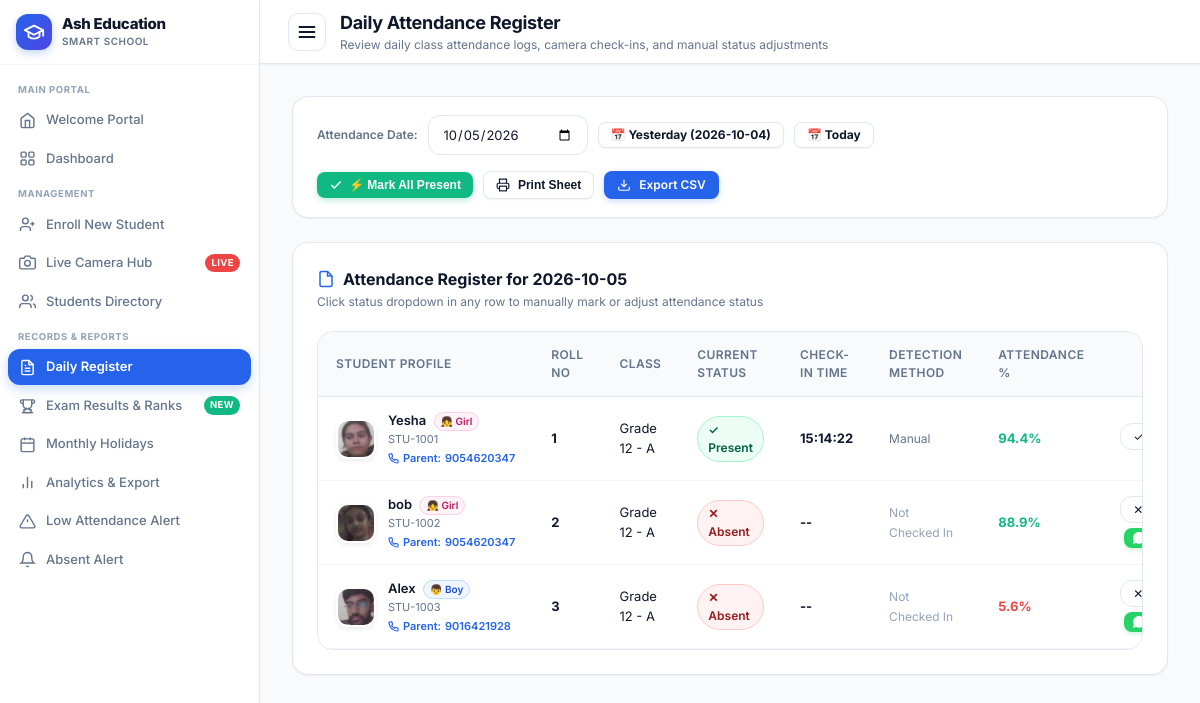
Page /logs on the committed database.
### tables this page shows
CREATE TABLE attendance (
        id INTEGER PRIMARY KEY AUTOINCREMENT,
        student_id TEXT NOT NULL,
        date TEXT NOT NULL,
        time TEXT NOT NULL,
        status TEXT NOT NULL DEFAULT 'Present',
        method TEXT NOT NULL DEFAULT 'Camera-OpenCV',
        confidence REAL DEFAULT 0.0,
        notes TEXT,
        created_at TIMESTAMP DEFAULT CURRENT_TIMESTAMP,
        UNIQUE(student_id, date),
        FOREIGN KEY (student_id) REFERENCES students (student_id) ON DELETE CASCADE
    );

CREATE TABLE students (
        id INTEGER PRIMARY KEY AUTOINCREMENT,
        student_id TEXT UNIQUE NOT NULL,
        full_name TEXT NOT NULL,
        grade TEXT NOT NULL,
        section TEXT NOT NULL,
        roll_no TEXT NOT NULL,
        gender TEXT DEFAULT 'Other',
        guardian_name TEXT,
        guardian_phone TEXT,
        photo_path TEXT,
        status TEXT DEFAULT 'Active',
        created_at TIMESTAMP DEFAULT CURRENT_TIMESTAMP
    , parent_phone TEXT, category TEXT DEFAULT 'General', dob TEXT DEFAULT '');

### backend/app.py (the view)
@app.route('/logs')
def attendance_logs():
    target_date = request.args.get('date', date.today().isoformat())
    grade = request.args.get('grade', session.get('selected_grade', 'All'))
    session['selected_grade'] = grade
    records = get_today_attendance(target_date)
    if grade and grade != 'All':
        records = [r for r in records if r['grade'] == grade]
    absent_count = sum(1 for r in records if r['attendance_status'] != 'Present')
    sent_student_ids = get_sent_whatsapp_student_ids(target_date)
    for r in records:
        r['whatsapp_sent'] = (r['student_id'] in sent_student_ids)
    today_str = date.today().isoformat()
    yesterday_str = (date.today() - timedelta(days=1)).isoformat()
    return render_template(
        'logs.html',
        records=records,
        selected_date=target_date,
        selected_grade=grade,
        absent_count=absent_count,
        today_date=today_str,
        yesterday_date=yesterday_str
    )

### frontend/templates/logs.html (shortened to what this page needs)
{% extends "base.html" %}
{% block page_heading %}Daily Attendance Register{% endblock %}
{% block page_subheading %}Review daily class attendance logs, camera check-ins, and manual status adjustments{%
endblock %}
{% block content %}
<div class="card" style="margin-bottom:24px; padding:18px 24px;">
  <form method="GET" action="{{ url_for('attendance_logs') }}"
    style="display:flex; justify-content:space-between; align-items:center; flex-wrap:wrap; gap:16px;">
    <div style="display:flex; align-items:center; gap:10px; flex-wrap:wrap;">
      <label for="log-date" style="font-size:12px; font-weight:600; color:var(--text-muted);">Attendance Date:</label>
      <input type="date" id="log-date" name="date" class="form-control" value="{{ selected_date }}" style="width:160px;"
        onchange="this.form.submit()">
      <a href="{{ url_for('attendance_logs', date=yesterday_date, grade=selected_grade) }}"
         class="btn btn-secondary btn-sm {% if selected_date == yesterday_date %}btn-date-active{% endif %}"
         style="padding:5px 12px; font-size:12px; font-weight:700; text-decoration:none;"
         title="Jump to Yesterday's Attendance ({{ yesterday_date }})">
        📅 Yesterday ({{ yesterday_date }})
      </a>
      <a href="{{ url_for('attendance_logs', date=today_date, grade=selected_grade) }}"
         class="btn btn-secondary btn-sm {% if selected_date == today_date %}btn-date-active{% endif %}"
         style="padding:5px 12px; font-size:12px; font-weight:700; text-decoration:none;"
         title="Jump to Today's Attendance ({{ today_date }})">
        📅 Today
      </a>
    </div>
    <div style="display:flex; gap:10px; align-items:center; flex-wrap:wrap;">
      <button type="button" class="btn btn-sm" onclick="markAllPresent('{{ selected_date }}')"
              style="background:#10b981; color:white; border:none; font-weight:700; display:inline-flex; align-items:center; gap:6px; box-shadow:0 2px 6px rgba(16,185,129,0.3); cursor:pointer;"
              title="Quickly fill attendance by marking all active students as Present for {{ selected_date }}">
        <svg width="14" height="14" viewBox="0 0 24 24" fill="none" stroke="currentColor" stroke-width="2.5">
          <polyline points="20 6 9 17 4 12"></polyline>
        </svg>
        <span>⚡ Mark All Present</span>
      </button>
      <button type="button" class="btn btn-secondary btn-sm" onclick="window.print()">
        <svg width="14" height="14" viewBox="0 0 24 24" fill="none" stroke="currentColor" stroke-width="2">
          <polyline points="6 9 6 2 18 2 18 9"></polyline>
          <path d="M6 18H4a2 2 0 0 1-2-2v-5a2 2 0 0 1 2-2h16a2 2 0 0 1 2 2v5a2 2 0 0 1-2 2h-2"></path>
          <rect x="6" y="14" width="12" height="8"></rect>
        </svg>
        <span>Print Sheet</span>
      </button>
      <a href="{{ url_for('export_csv', start_date=selected_date, end_date=selected_date, grade=selected_grade) }}"
        class="btn btn-primary btn-sm">
        <svg width="14" height="14" viewBox="0 0 24 24" fill="none" stroke="currentColor" stroke-width="2">
          <path d="M21 15v4a2 2 0 0 1-2 2H5a2 2 0 0 1-2-2v-4"></path>
          <polyline points="7 10 12 15 17 10"></polyline>
          <line x1="12" y1="15" x2="12" y2="3"></line>
        </svg>
        <span>Export CSV</span>
      </a>
    </div>
  </form>
</div>
<div class="card">
  <div class="card-header">
    <div>
      <div class="card-title">
        <svg width="18" height="18" viewBox="0 0 24 24" fill="none" stroke="currentColor" stroke-width="2"
          style="color:var(--primary);">
          <path d="M14 2H6a2 2 0 0 0-2 2v16a2 2 0 0 0 2 2h12a2 2 0 0 0 2-2V8z"></path>
          <polyline points="14 2 14 8 20 8"></polyline>
        </svg>
        Attendance Register for {{ selected_date }}
      </div>
      <div class="card-subtitle">Click status dropdown in any row to manually mark or adjust attendance status</div>
    </div>
  </div>
  {% if records and records|length > 0 %}
  <div class="table-responsive">
    <table class="custom-table">
      <thead>
        <tr>
          <th>Student Profile</th>
          <th>Roll No</th>
          <th>Class</th>
          <th>Current Status</th>
          <th>Check-in Time</th>
          <th>Detection Method</th>
          <th>Attendance %</th>
          <th style="text-align:right;">Quick Status Override</th>
        </tr>
      </thead>
      <tbody>
        {% for r in records %}
        <tr id="row-{{ r.student_id }}">
          <td>
            <div class="student-cell">
              <img src="{{ r.photo_path or url_for('static', filename='img/avatar_default.png') }}"
                class="student-avatar" alt="{{ r.full_name }}"
                onerror="this.src='https://ui-avatars.com/api/?name={{ r.full_name }}&background=E0E7FF&color=4338CA'">
              <div class="student-meta">
                <div class="name" id="name-{{ r.student_id }}">
                  {{ r.full_name }}
                  {% if r.gender and r.gender|lower in ['male', 'boy', 'm'] %}
                    <span class="gender-tag-pill boy" style="font-size:10px; padding:1px 6px; margin-left:4px;">👦 Boy</span>
                  {% elif r.gender and r.gender|lower in ['female', 'girl', 'f'] %}
                    <span class="gender-tag-pill girl" style="font-size:10px; padding:1px 6px; margin-left:4px;">👧 Girl</span>
                  {% endif %}
                </div>
                <div class="sub">{{ r.student_id }}</div>
                <div
                  style="font-size:11px; color:#2563eb; font-weight:600; margin-top:2px; display:flex; align-items:center; gap:4px;">
                  <span>Parent:</span> <span id="phone-{{ r.student_id }}">{{ r.parent_phone or r.guardian_phone or 'No
                    phone' }}</span>
                </div>
              </div>
            </div>
          </td>
          <td><strong id="roll-{{ r.student_id }}">{{ r.roll_no }}</strong></td>
          <td><span id="class-{{ r.student_id }}">{{ r.grade }} - {{ r.section }}</span></td>
          <td id="status-cell-{{ r.student_id }}">
            {% if r.attendance_status == 'Present' %}
            <span class="badge badge-present">✓ Present</span>
            {% else %}
            <span class="badge badge-absent">✕ Absent</span>
            {% endif %}
          </td>
          <td id="time-cell-{{ r.student_id }}">
            <strong>{{ r.time or '--' }}</strong>
          </td>
          <td id="method-cell-{{ r.student_id }}">
            {% if r.method == 'Camera-OpenCV' %}
            <span
              style="display:inline-flex; align-items:center; gap:4px; font-size:12px; color:var(--primary); font-weight:600;">
              <svg width="14" height="14" viewBox="0 0 24 24" fill="none" stroke="currentColor" stroke-width="2">
                <path d="M23 19a2 2 0 0 1-2 2H3a2 2 0 0 1-2-2V8a2 2 0 0 1 2-2h4l2-3h6l2 3h4a2 2 0 0 1 2 2z"></path>
                <circle cx="12" cy="13" r="4"></circle>
              </svg>
              Face AI Scan
            </span>
            {% elif r.method %}
            <span style="font-size:12px; color:var(--text-muted);">{{ r.method }}</span>
            {% else %}
            <span style="color:var(--text-light); font-size:12px;">Not Checked In</span>
            {% endif %}
          </td>
          <td>
            <span class="attendance-rate {% if (r.attendance_percentage or 0) >= 75 %}rate-high{% elif (r.attendance_percentage or 0) >= 50 %}rate-mid{% else %}rate-low{% endif %}">
              {{ r.attendance_percentage or 0.0 }}%
            </span>
          </td>
          <td style="text-align:right;">
            <div style="display:inline-flex; flex-direction:column; align-items:flex-end; gap:5px;">
              <select class="form-control" style="width:130px; font-size:12px; padding:4px 8px;"
                onchange="updateStatus('{{ r.student_id }}', this.value, '{{ selected_date }}')">
                <option value="Present" {% if r.attendance_status == 'Present' %}selected{% endif %}>✓ Present</option>
                <option value="Absent" {% if r.attendance_status != 'Present' %}selected{% endif %}>✕ Absent</option>
              </select>
              <div id="wa-btn-container-{{ r.student_id }}">
                {% if r.attendance_status != 'Present' %}
                <button type="button" class="btn btn-sm btn-wa-trigger" id="btn-wa-{{ r.student_id }}"
                  data-id="{{ r.student_id }}"
                  data-name="{{ r.full_name }}"
                  data-phone="{{ r.parent_phone or r.guardian_phone or '' }}"
                  data-roll="{{ r.roll_no }}"
                  data-grade="{{ r.grade }}"
                  data-section="{{ r.section }}"
                  data-date="{{ selected_date }}"
                  onclick="triggerSingleWhatsAppFromBtn(this)"
                  style="background:#25D366; color:white; font-size:11px; font-weight:700; padding:3px 9px; border:none; border-radius:var(--radius-sm); display:inline-flex; align-items:center; gap:5px; box-shadow:0 2px 4px rgba(37,211,102,0.25); cursor:pointer;"
                  title="Send WhatsApp attendance alert to parent">
                </button>
                {% endif %}
              </div>
            </div>
          </td>
        </tr>
        {% endfor %}
      </tbody>
    </table>
  </div>
  {% else %}
  <div style="text-align:center; padding:40px; color:var(--text-muted);">
    <p>No student records enrolled for this grade.</p>
  </div>
  {% endif %}
</div>
{% endblock %}

### rows in the picture
attendance: photo_path (picture), full_name "Yesha", shows "👧 Girl", student_id "STU-1001", parent_phone "9054620347", roll_no "1", grade "Grade 12", section "A", shows "✓ Present", time "15:14:22", method "Manual", attendance_percentage "94.4", student_id "✓ Present"
students: photo_path (picture), full_name "bob", gender "👧 Girl", student_id "STU-1002", parent_phone "9054620347", roll_no "2", grade "Grade 12", section "A", shows "✕ Absent", time "--", shows "Not Checked In", attendance_percentage "88.9", student "✕ Absent"
students: photo_path (picture), full_name "Alex", gender "👦 Boy", student_id "STU-1003", parent_phone "9016421928", roll_no "3", grade "Grade 12", section "A", shows "✕ Absent", time "--", shows "Not Checked In", attendance_percentage "5.6", student "✕ Absent"

### other values in the picture
{{ selected_date }} "2026-10-05"
